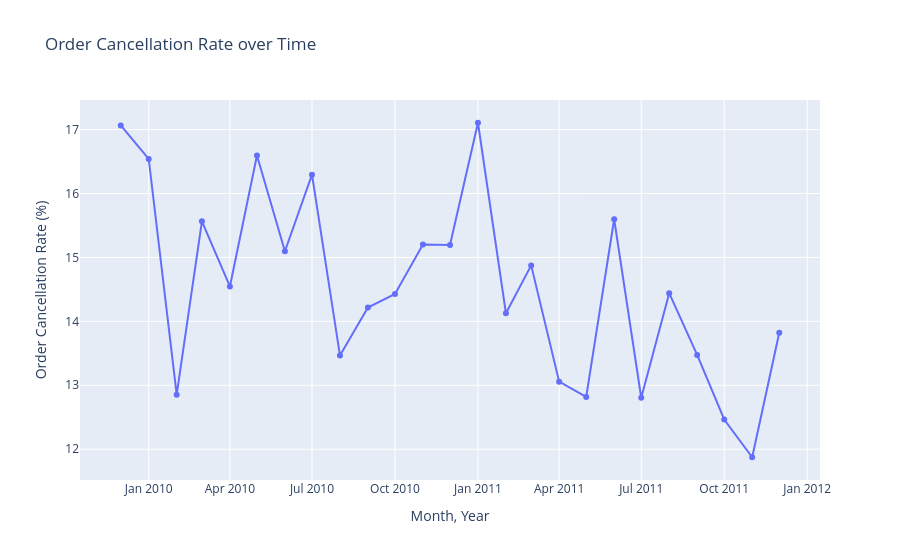

The cell this chart's notebook holds for it:
### Code cell
# Figure
cncl_rate_fig = px.line(cancellation_trend, x='YearMonth', y='Cancellation_Rate_%',
                        title='Order Cancellation Rate over Time', markers=True)
cncl_rate_fig.update_yaxes(title='Order Cancellation Rate (%)')
cncl_rate_fig.update_xaxes(title='Month, Year')
cncl_rate_fig.show()

### Figure 1 — Plotly figure (JSON) as saved in the notebook; plotly's stock layout.template omitted (floating-point values rounded to 4 significant figures)
{"data": [{"hovertemplate": "YearMonth=%{x}<br>Cancellation_Rate_%=%{y}<extra></extra>", "legendgroup": "", "line": {"color": "#636efa", "dash": "solid"}, "marker": {"symbol": "circle"}, "mode": "lines+markers", "name": "", "orientation": "v", "showlegend": false, "type": "scatter", "x": ["2009-12", "2010-01", "2010-02", "2010-03", "2010-04", "2010-05", "2010-06", "2010-07", "2010-08", "2010-09", "2010-10", "2010-11", "2010-12", "2011-01", "2011-02", "2011-03", "2011-04", "2011-05", "2011-06", "2011-07", "2011-08", "2011-09", "2011-10", "2011-11", "2011-12"], "xaxis": "x", "y": [17.06, 16.54, 12.85, 15.57, 14.55, 16.6, 15.1, 16.29, 13.47, 14.22, 14.43, 15.2, 15.19, 17.11, 14.13, 14.88, 13.06, 12.82, 15.6, 12.81, 14.44, 13.47, 12.46, 11.87, 13.82], "yaxis": "y"}], "layout": {"legend": {"tracegroupgap": 0}, "title": {"text": "Order Cancellation Rate over Time"}, "xaxis": {"anchor": "y", "domain": [0, 1], "title": {"text": "Month, Year"}}, "yaxis": {"anchor": "x", "domain": [0, 1], "title": {"text": "Order Cancellation Rate (%)"}}}}
